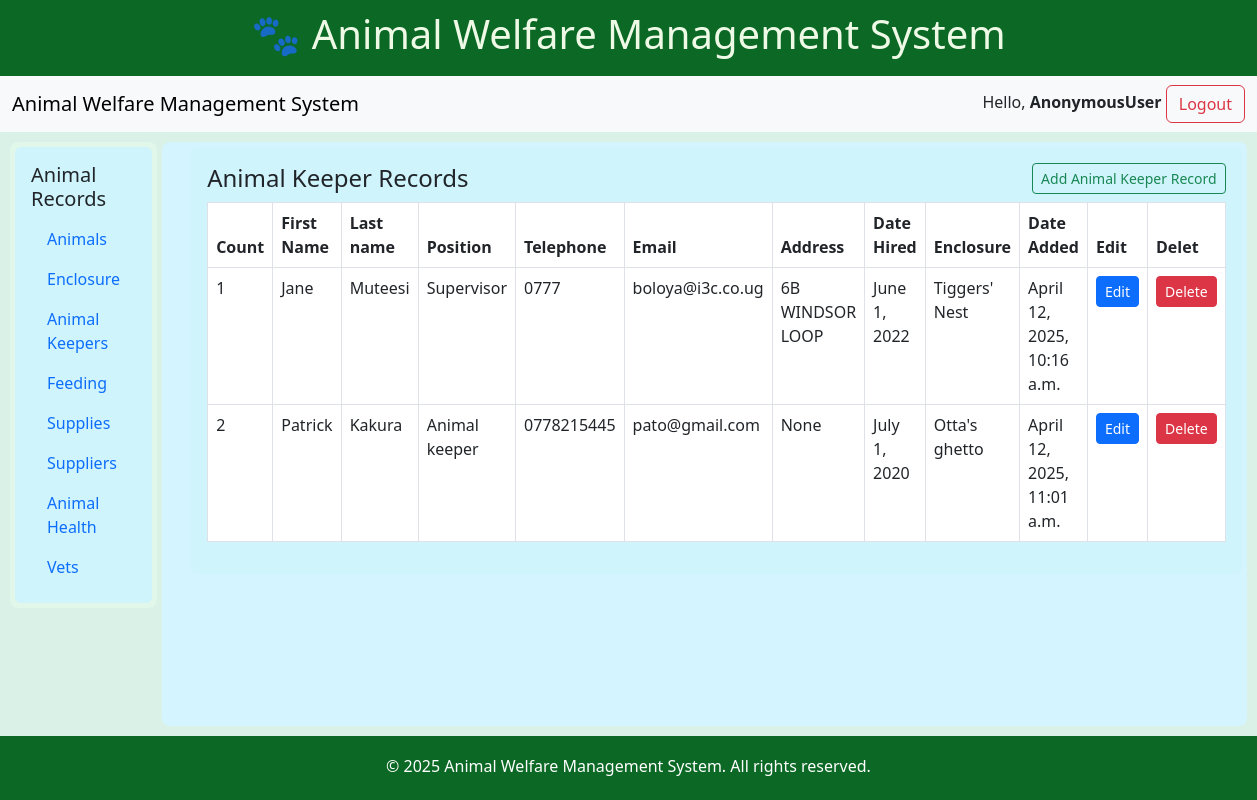
Page /animal_keeper_list/ on the committed database.
### zoo/models.py (models this page shows, shortened)
class Animal_keeper(models.Model):
    first_name = models.CharField(max_length=100)
    last_name = models.CharField(max_length=100)
    position = models.CharField(max_length=100)
    telephone = models.CharField(max_length=100)
    email = models.EmailField(null=True, blank=True)
    address = models.TextField(null=True, blank=True)
    hire_date = models.DateField()
    enclosure_id = models.ForeignKey(Enclosure, on_delete=models.CASCADE)
    date_added = models.DateTimeField(auto_now_add=True)

class Enclosure(models.Model):
    name = models.CharField(max_length=100)
    type = models.CharField(max_length=100)
    location = models.CharField(max_length=100)
    description = models.TextField(null=True, blank=True)
    capacity = models.IntegerField()
    curent_occupancy = models.IntegerField(default=0)
    date_added = models.DateTimeField(auto_now_add=True)
    def __str__(self):
        return self.name

### zoo/views.py (the view)
# urls.py: path('animal_keeper_list/', views.AnimalKeeperView.as_view(), name='animal_keeper_list'),
class AnimalKeeperView(View):
    def get(self, request):
        animal_keeper = Animal_keeper.objects.all()
        return render(request, 'keepers/keeper_list.html', {'animal_keeper': animal_keeper})

### zoo/templates/keepers/keeper_list.html (shortened to what this page needs)
{% extends "base.html" %}
{% load static %}
{% block content %}
    <div class="content-area flex-grow-1 ms-4 p-3 bg-info-subtle rounded">
        <h4 class="d-flex justify-content-between align-items-center">
            Animal Keeper Records
            <a href="{% url 'add_animal_keeper' %}" class="btn btn-outline-success btn-sm">Add Animal Keeper Record</a>
        </h4>
        <div class="display_table">
            <table class="table table-bordered">
                <thead>
            <tr>
                <th>Count</th>
                <th>First Name</th>
                <th>Last name</th>
                <th>Position</th>
                <th>Telephone</th>
                <th>Email</th>
                <th>Address</th>
                <th>Date Hired</th>
                <th>Enclosure</th>
                <th>Date Added</th>
                <th>Edit</th>
                <th>Delet</th>
            </tr>
        </thead>
        <tbody>
            {% for keeper in animal_keeper %}
            <tr>
                <td>{{ forloop.counter }}</td>
                <td>{{ keeper.first_name }}</td>
                <td>{{ keeper.last_name }}</td>
                <td>{{ keeper.position }}</td>
                <td>{{ keeper.telephone }}</td>
                <td>{{ keeper.email }}</td>
                <td>{{ keeper.address }}</td>
                <td>{{ keeper.hire_date }}</td>
                <td>{{ keeper.enclosure_id }}</td>
                <td>{{ keeper.date_added }}</td>
                <td><a href="{% url 'update_animal_keeper' keeper.id %}"  class="btn btn-sm btn-primary">Edit</a></td>
                <td>
                    <form method="post" action="{% url 'delete_animal_keeper' keeper.id %}" onsubmit="return confirm('Are you sure you want to delete this record?');">
                        <button type="submit" class="btn btn-sm btn-danger">Delete</button>
                    </form>
                </td>
            </tr>
            {% endfor %}
        </tbody>
    </table>
        </div>
    </div>
</div>
</div>
{% endblock %}

### zoo/templates/base.html (style rules this page uses)
html, body { height: 100%; margin: 0; }
body { display: flex; flex-direction: column; min-height: 100vh; }

### rows in the picture
Animal_keeper: first_name "Jane", last_name "Muteesi", position "Supervisor", telephone "0777", email "boloya@i3c.co.ug", address "6B WINDSOR LOOP", hire_date "June 1, 2022", enclosure_id "Tiggers' Nest", date_added "April 12, 2025, 10:16 a.m."
Animal_keeper: first_name "Patrick", last_name "Kakura", position "Animal keeper", telephone "0778215445", email "pato@gmail.com", address "None", hire_date "July 1, 2020", enclosure_id "Otta's ghetto", date_added "April 12, 2025, 11:01 a.m."

### other values in the picture
{{ request.user }} "AnonymousUser"
